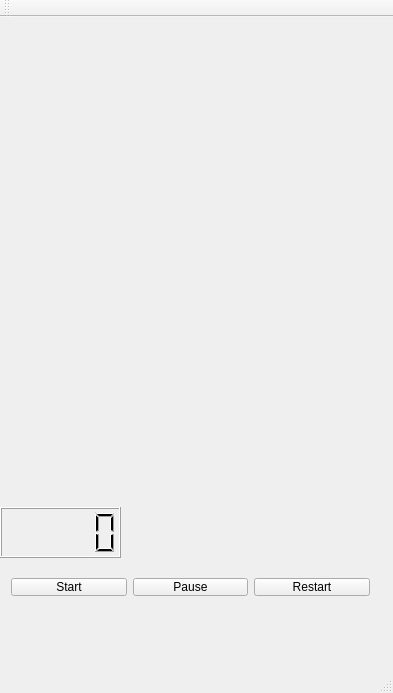
<?xml version="1.0" encoding="UTF-8"?>
<ui version="4.0">
 <class>MainWindow</class>
 <widget class="QMainWindow" name="MainWindow">
  <property name="geometry">
   <rect>
    <x>0</x>
    <y>0</y>
    <width>393</width>
    <height>693</height>
   </rect>
  </property>
  <property name="windowTitle">
   <string>MainWindow</string>
  </property>
  <widget class="QWidget" name="centralWidget">
   <widget class="QLCDNumber" name="lcdNumber">
    <property name="geometry">
     <rect>
      <x>0</x>
      <y>490</y>
      <width>121</width>
      <height>51</height>
     </rect>
    </property>
   </widget>
   <widget class="QWidget" name="">
    <property name="geometry">
     <rect>
      <x>0</x>
      <y>550</y>
      <width>381</width>
      <height>40</height>
     </rect>
    </property>
    <layout class="QHBoxLayout" name="horizontalLayout">
     <item>
      <widget class="QPushButton" name="pushButton">
       <property name="text">
        <string>Start</string>
       </property>
      </widget>
     </item>
     <item>
      <widget class="QPushButton" name="pushButton_2">
       <property name="text">
        <string>Pause</string>
       </property>
      </widget>
     </item>
     <item>
      <widget class="QPushButton" name="pushButton_3">
       <property name="text">
        <string>Restart</string>
       </property>
      </widget>
     </item>
    </layout>
   </widget>
  </widget>
  <widget class="QMenuBar" name="menuBar">
   <property name="geometry">
    <rect>
     <x>0</x>
     <y>0</y>
     <width>393</width>
     <height>33</height>
    </rect>
   </property>
  </widget>
  <widget class="QToolBar" name="mainToolBar">
   <attribute name="toolBarArea">
    <enum>TopToolBarArea</enum>
   </attribute>
   <attribute name="toolBarBreak">
    <bool>false</bool>
   </attribute>
  </widget>
  <widget class="QStatusBar" name="statusBar"/>
 </widget>
 <layoutdefault spacing="6" margin="11"/>
 <resources/>
 <connections/>
</ui>
